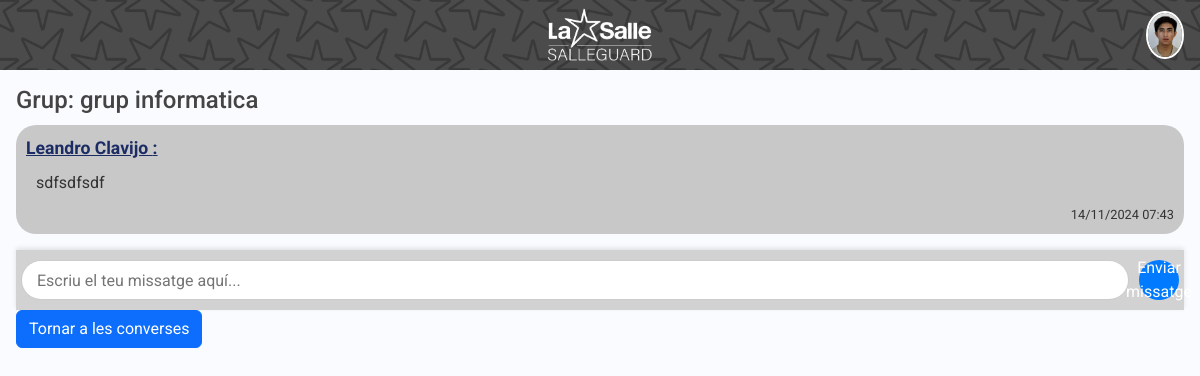
Page /index.php?controller=Login&method=grup_detall&grup_id=1 (signed in) on the committed database.
### tables this page shows
CREATE TABLE `grups` (
  `id` int(11) NOT NULL,
  `nom` varchar(255) NOT NULL
);

CREATE TABLE `missatges` (
  `id` int(11) NOT NULL,
  `grup_id` int(11) DEFAULT NULL,
  `xat_id` int(11) DEFAULT NULL,
  `usuari_id` int(11) DEFAULT NULL,
  `missatge` text DEFAULT NULL,
  `data` timestamp NOT NULL DEFAULT current_timestamp()
);

CREATE TABLE `usuaris` (
  `id` int(11) NOT NULL,
  `nom_cognoms` varchar(100) NOT NULL,
  `correu` varchar(100) NOT NULL,
  `contrasenya` varchar(255) NOT NULL,
  `telefon` varchar(20) DEFAULT NULL,
  `rol` enum('Professor','Tecnic','Admin') NOT NULL,
  `habilitat` tinyint(1) DEFAULT 1,
  `data_registre` timestamp NOT NULL DEFAULT current_timestamp(),
  `foto` text DEFAULT NULL
);

### app/views/xat/grup_detall.php (the view, shortened to what this page needs)
<?php
require_once 'app/models/connexio.php';
if (isset($_GET['grup_id'])) {
    $grup_id = $_GET['grup_id'];
    $query_grup = "SELECT nom FROM grups WHERE id = $grup_id";
    $resultat_grup = mysqli_query($conn, $query_grup);
    $grup = mysqli_fetch_assoc($resultat_grup);
    $query_missatges = "
        SELECT m.missatge, m.data, u.nom_cognoms
        FROM missatges m
        JOIN usuaris u ON m.usuari_id = u.id
        WHERE m.grup_id = $grup_id
        ORDER BY m.data ASC
    ";
    $resultat_missatges = mysqli_query($conn, $query_missatges);
}
?>
<?php include("app/views/layouts/header/header.php"); ?>
<link rel="stylesheet" href="public/css/styleXat.css">
<body>
    <div class="wrapper">
        <?php include("app/views/layouts/menu/menu.php"); ?>
        <main class="main p-3">
            <header>
                <h1>Grup: <?php echo $grup['nom']; ?></h1>
            </header>
            <section class="missatges">
                <?php if (mysqli_num_rows($resultat_missatges) > 0): ?>
                    <ul>
                        <?php while ($missatge = mysqli_fetch_assoc($resultat_missatges)): ?>
                            <li>
                                <strong><?php echo $missatge['nom_cognoms']; ?>:</strong>
                                <p><?php echo $missatge['missatge']; ?></p>
                                <small><?php echo date("d/m/Y H:i", strtotime($missatge['data'])); ?></small>
                            </li>
                        <?php endwhile; ?>
                    </ul>
                <?php else: ?>
                    <p>No hi ha missatges en aquest grup.</p>
                <?php endif; ?>
            </section>
            <section class="enviar-missatge">
                <form method="POST">
                    <textarea name="missatge" placeholder="Escriu el teu missatge aquí..." required></textarea>
                    <button type="submit">Enviar missatge</button>
                </form>
            </section>
            <a href="index.php?controller=Login&method=xat" class="btn btn-primary">Tornar a les converses</a>
        </main>
    </div>
</body>
</html>

### public/css/styleNav.css (style rules this page uses)
a { text-decoration: none; }
li { list-style: none; }
h1 { font-weight: 600; font-size: 1.5rem; }
body { font-family: 'Poppins', sans-serif; }
.wrapper { display: flex; }
.main { margin-top: 70px; min-height: calc(100vh - 70px); width: 100%; overflow: hidden; transition: all 0.35s ease-in-out; background-color: #fafbfe; }
button[type="submit"] { width: 100%; padding: 10px 15px; font-size: 16px; border: none; border-radius: 5px; background-color: #007bff; color: #ffffff; cursor: pointer; transition: background-color 0.3s; }

### public/css/styleXat.css (style rules this page uses)
:root { --salle_dark: #000000; --salle: #141414; --salle_light: #3e3e3e; --salle_extralight: #c8c8c8; --salle_darkblue: #1B2C64; --salle_blue: #334273; --salle_lightblue: #F0F8FF; }
body { font-family: 'Roboto', sans-serif; background: #f2f2f2; color: #333; margin: 0; padding: 0; }
header h1 { font-size: 2rem; color: #444; }
.missatges p { border-bottom: 1px solid #ddd; padding: 5px 0; }
header h1 { font-size: 24px; }
ul { padding: 0; }
.missatges li { background-color: var(--salle_extralight); backdrop-filter: blur(5px); border-radius: 20px; padding: 10px; margin: 10px 0; display: flex; flex-direction: column; position: relative; }
.missatges li strong { color: var(--salle_darkblue); font-size: 1.1rem; text-decoration: underline; }
.missatges li p { margin: 0; padding: 10px; border-bottom: 0px solid var(--salle); }
.missatges li small { font-size: 0.8rem; font-weight: 400; align-self: flex-end; }
.enviar-missatge { background-color: rgb(210, 210, 210); width: 100%; height: auto; padding: 10px 5px; box-shadow: 0 -2px 5px rgba(0, 0, 0, 0.1); }
.enviar-missatge form { display: flex; gap: 10px; }
.enviar-missatge form textarea { width: calc(100% - 40px); height: 40px; padding: 5px 15px; border-radius: 100px; border: 1px solid #ccc; margin: 0; resize: none; font-size: 1rem; line-height: 30px; }
.enviar-missatge form button { width: 40px; height: 40px; background-color: #007bff; color: white; border: none; border-radius: 50%; cursor: pointer; font-size: 1rem; display: flex; justify-content: center; align-items: center; }

### rows in the picture
grups: nom "grup informatica"
missatges: usuari.nom_cognoms "Leandro Clavijo", missatge "sdfsdfsdf", data "14/11/2024 07:43"
